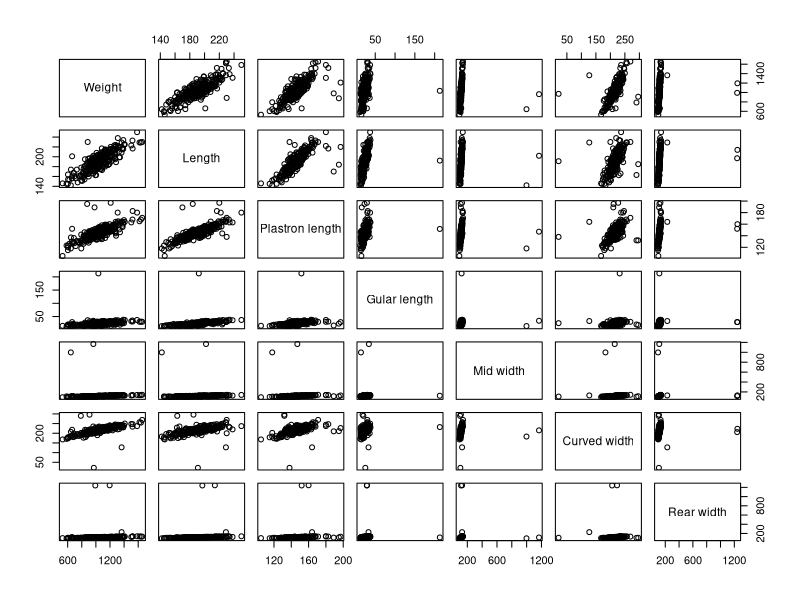

R code for this plot: (Note: this script raises an error after producing the figure.)
install.packages("readxl")
library("readxl")
tort <- read_excel("tortoise.data.xls")

plot(tort[5:11])

detach(tort2)
tort2 <- tort # copy data frame to tort2

tort2 <- tort2[tort2$'Mid width' < 600,] # only those rows where mid-width < 600
tort2 <- tort2[tort2$'Rear width' < 200,]
tort2 <- tort2[tort2$'Curved width' > 100,]
tort2 <- tort2[tort2$'Gular length' < 100,]
tort2 <- tort2[tort2$'Plastron length' < 180,]

plot(tort2[5:11])
cor(tort[5:11])

tort <- tort[tort$Sex == "M" | tort$Sex == "F", ]
tort$Sex <- factor(tort$Sex)
summary(tort)

par(mfrow = c(1,1))
attach(tort)
Mweight <- subset(Weight, Sex == "M")
Fweight <- subset(Weight, Sex == "F")

boxplot(Mweight)
boxplot(Fweight)

Mweight

t.test(Mweight~Fweight)
length(Mweight)
length(Fweight)

mod1 <- lm(Weight~`Mid width`,data = tort)
mod1
summary(mod1)

plot(Weight~ `Mid width`, data = tort)
abline(mod1)

mod2 <- lm(Weight ~ Length,data = tort)
summary(mod2)
?confint
pred.plim <- predict(mod2, newdata = data.frame(Length = 200), interval = "prediction")

pred.plim
?predict.lm

predict(mod2,newdata = data.frame(Length = 18),interval = "confidence")
t.test(Weight,Length = 18)
?predict.lm
